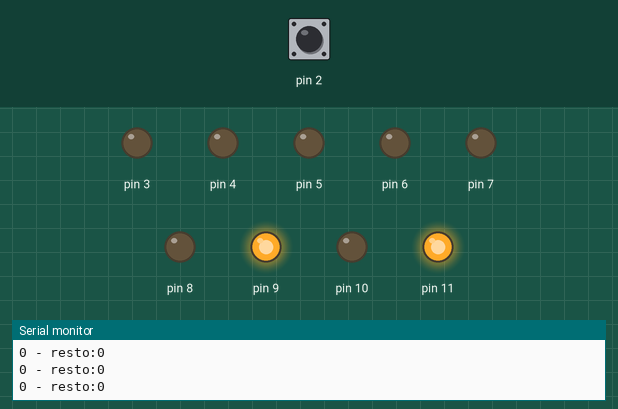
Simulated run of this sketch. Board: Arduino Uno, built with avr-gcc and run on an emulated ATmega328P. On the bench: output pins drawn as LEDs (lit = HIGH), the last lines printed to the serial monitor. Dashed ring = blinking. The test bench sets the inputs (shaded band); at power-on: pin 2 HIGH.

Above: at 1.2 s.
1.3 s: pin 2 pulled LOW for 1 s
At 3.3 s:
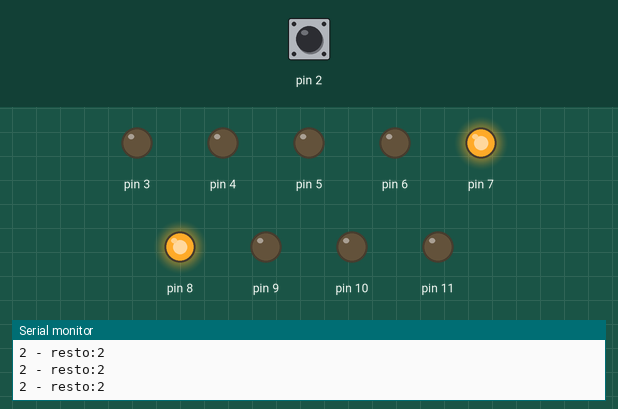
3.8 s: pin 2 pulled LOW for 0.15 s
At 5.2 s:
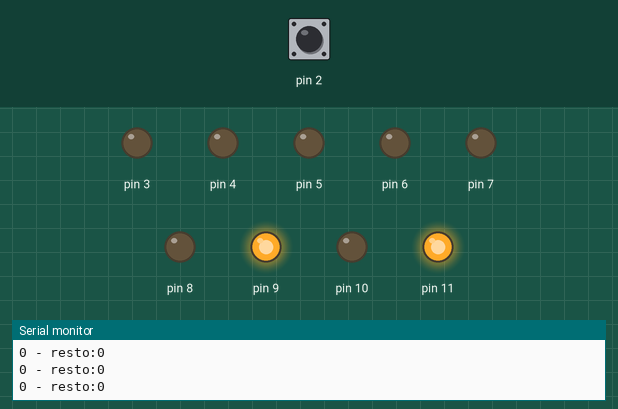
5.5 s: pin 2 pulled LOW for 3.2 s
At 9.1 s:
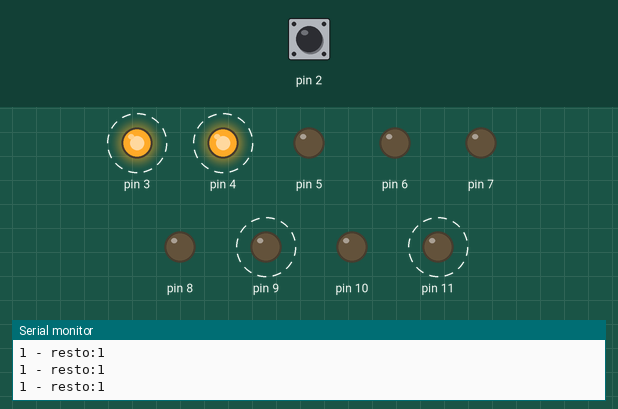
Timing chart, 0 to 10.6 s (numbered marks = the images above; inputs shaded):
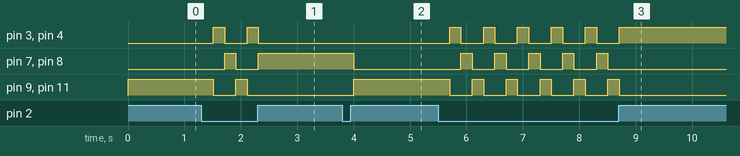

The sketch:

1G.ino
```cpp
bool boton = false;
int contar = 0;
int tiempo = 200;
void setup()
{
    pinMode(2, INPUT_PULLUP);
    pinMode(3, OUTPUT);
    pinMode(4, OUTPUT);
    pinMode(5, OUTPUT);
    pinMode(6, OUTPUT);
    pinMode(7, OUTPUT);
    pinMode(8, OUTPUT);
    pinMode(9, OUTPUT);
    pinMode(10, OUTPUT);
    pinMode(11, OUTPUT);

    Serial.begin(9600);

}

void loop()
{

	if(  digitalRead(2) == LOW )
    {
      	boton = !boton;
      	delay(tiempo);
    }

  	if( boton == true)
    {
      	contar = contar + 1;
      	boton = false;
    }


  	Serial.print(contar);
  	Serial.print(" - resto:");
  	Serial.println( contar % 3 ) ;


  	if( contar == 1 )
    {
        digitalWrite( 9 , LOW );
      	digitalWrite( 11 ,LOW );
      	digitalWrite( 3 , HIGH );
      	digitalWrite( 4 , HIGH );
      	digitalWrite( 5 , LOW );
    }


  	else if( contar == 2 ){
        digitalWrite( 3 , LOW );
      	digitalWrite( 4 , LOW  );
    	digitalWrite( 6 , LOW );
      	digitalWrite( 7 , HIGH );
      	digitalWrite( 8 , HIGH );
    }

  	else{
        digitalWrite( 7 , LOW );
      	digitalWrite( 8 ,LOW );
      	digitalWrite( 9 , HIGH );
      	digitalWrite( 10 , LOW );
      	digitalWrite( 11 , HIGH );
      	contar = 0;
    }


}
```

Measured:
- after the input at 1.3 s, pin 3, pin 4: alternates HIGH for 0.20 s and LOW for 0.40 s, 4 changes in all, then stays LOW, starting after 0.21 s; pin 7, pin 8: LOW → HIGH after 0.41 s, → LOW 0.20 s later, → HIGH 0.40 s later; pin 9, pin 11: HIGH → LOW after 0.21 s, → HIGH 0.40 s later, → LOW 0.20 s later
- after the input at 3.8 s, pin 7, pin 8: HIGH → LOW after 0.20 s; pin 9, pin 11: LOW → HIGH after 0.20 s
- after the input at 5.5 s, pin 3, pin 4: alternates HIGH for 0.20 s and LOW for 0.40 s, 11 changes in all, then stays HIGH, starting after 0.20 s
